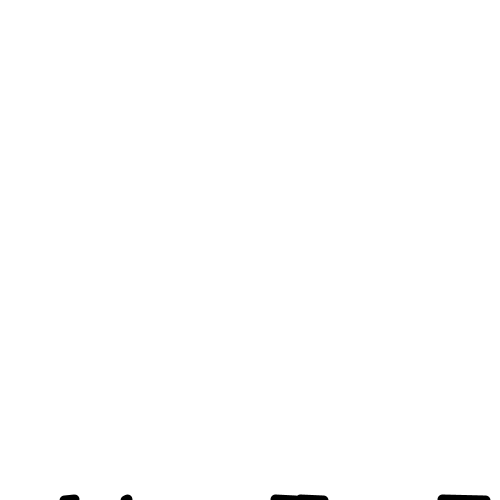
Frame 1 (no input)
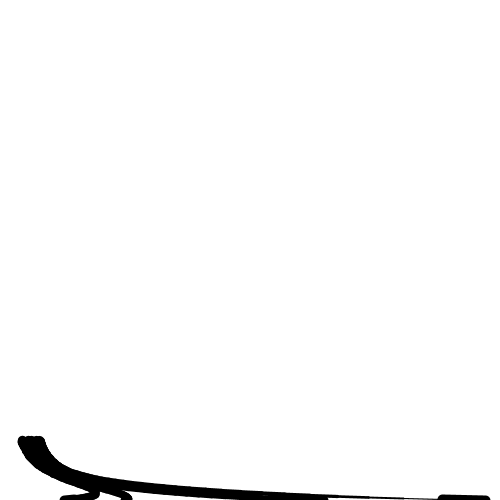
Frame 60 (the mouse pressed at the canvas centre just before this capture)
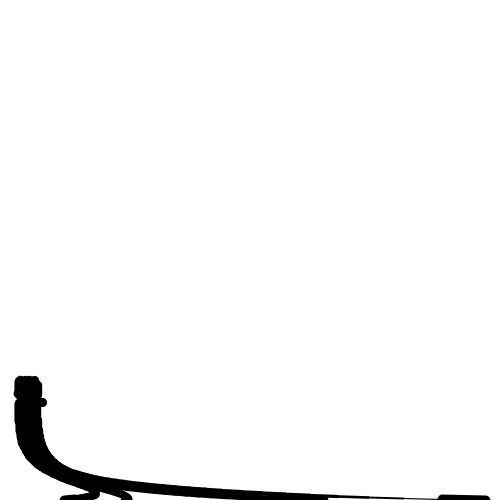
Frame 120 (the mouse held since frame 60 and released just before this capture)

The Processing sketch that drew these frames (run headless with seeded random() and noise(); from frame 60 on, the mouse is pressed at the canvas centre):

// Processing sketch: processing_43801
// ── processing_43801.pde

int trunks = 5;
float aveX;
float[] xs = new float[trunks];
int branch=0;

Trunk[] trunk = new Trunk[trunks];


void setup() {
  size(500,500);
  smooth();
  for (int i = 0; i < trunks; i++) {
  trunk[i] = new Trunk(random(width/5)+((width/5)*i),height,i);
  }
  background(255);
  branch = 0;
}

void draw() {
  checkOthers();
  branchDevider();
  for (int i = 0; i < trunks; i++) {
  trunk[i].move();
  }
}

class Trunk {
 float x, y;
 float lastx,lasty;
 float speedy = 0;
 color c;
 int id;
 float strWei;
 int len=0;
int branches = 10;
  int branchid=0;

Branch[] branch1 = new Branch[branches];

Trunk(float X,float Y, int ID) {
 x = X;
 lastx = x;
 y = Y;
 lasty = y;
 id = ID;
 c =  0;
 strWei = 10;  
}
  
  void move() {
    if (id+1 > branch){
    avoidOthers();
    if(aveX > x) x += (aveX-x)/8;
    if(aveX < x) x -= abs((aveX-x)/8);
    y--;}
    else{
      if (x < width-20){
    x++;
    y += speedy;
    speedy += random(-0.01,0.01);
    brancher();
    }}
      for(int j = 0; j < branchid; j++){
   branch1[j].move(); 
  }
    render();
    lastx = x; lasty = y;
}

void brancher() {
  len++;
  if (len%50 == 0){
  branch1[branchid] = new Branch(x,y,branchid,strWei);
  branchid++;
  }
}

void avoidOthers() {
 for (int i = 0; i < trunks; i++){
  if (xs[i] > x-strWei && xs[i] < x+strWei) {
   if (xs[i] > x) {x -= strWei/16;}
   if (xs[i] < x) {x += strWei/16;}
  }
 } 
}

void render() {
  stroke(c);
  strokeWeight(strWei);
 line(x,y,lastx,lasty); 
strWei = ((width-x)/width)*10;
}
}

class Branch {
 float x, y;
 float lastx,lasty;
 color c;
 int id;
 float strWeig,strWei;
 int len=0;
 float branchLenght = height/(trunks*2);
 float speedx=1;
 int leaveID = 0;
 
Leave[] leave = new Leave[5];

Branch(float X,float Y, int ID, float STRWEI) {
 x = X;
 lastx = x;
 y = Y;
 lasty = y;
 id = ID;
 c =  0;
 strWeig = STRWEI;  
 strWei = strWeig;
}
  
  void move() {
    if (len < branchLenght){
    if (id%2 == 0){
    y++;}
    if (id%2 == 1){
    y--;  
    }
    x += speedx;
    speedx += random(-0.1,0.1);
    if (len % (branchLenght/5) == 1) {leaveMaker();}
    render();
    len++;
  lastx = x;
  lasty = y;
  }
  for (int i = 0; i < leaveID; i++){
   leave[i].move(); 
  }
}

void leaveMaker() {
  if (id%2 == 0){
    if (leaveID%2 == 0) leave[leaveID] = new Leave(x-10,y+10);
    if (leaveID%2 == 1) leave[leaveID] = new Leave(x+10,y-10);
  }
  if (id%2 == 1){
    if (leaveID%2 == 0) leave[leaveID] = new Leave(x+10,y+10);
    if (leaveID%2 == 1) leave[leaveID] = new Leave(x-10,y-10);
  }
    leaveID++;
}

void render() {
  strWei = strWeig* ((branchLenght-len)/branchLenght);
  stroke(c);
  strokeWeight(strWei);
 line(x,y,lastx,lasty); 
}
}

class Leave {
 float x, y;
 float lastx,lasty;
 color c;
 int leavelife = 0;

Leave(float X,float Y) {
 x = X;
 lastx = x;
 y = Y;
 lasty = y;
 c =  #88FF00;
}
  
  void move() {
    if (leavelife > 51){
     x = lastx + random(-20,20);
     y = lasty + random(-20,20);
     leavelife=0;
    }
    leavelife++;
    render();
}

void render() {
  noStroke();
  fill(c,5);
  rectMode(CENTER);
  ellipse(x,y,15,15);
}
}

void checkOthers() {
  int count=0;
  aveX = 0;
  for(int j = 0; j < trunks; j++) {
    aveX += trunk[j].x;
    xs[j] = trunk[j].x;
  }
  aveX += 100;
  aveX = aveX/(trunks+5);
}

void mouseClicked() {
 setup(); 
}

void branchDevider() {
  for (int i = 0; i < trunks+1; i++){
  if(frameCount > (height/trunks-3)*i) branch = i;
  }
}               
